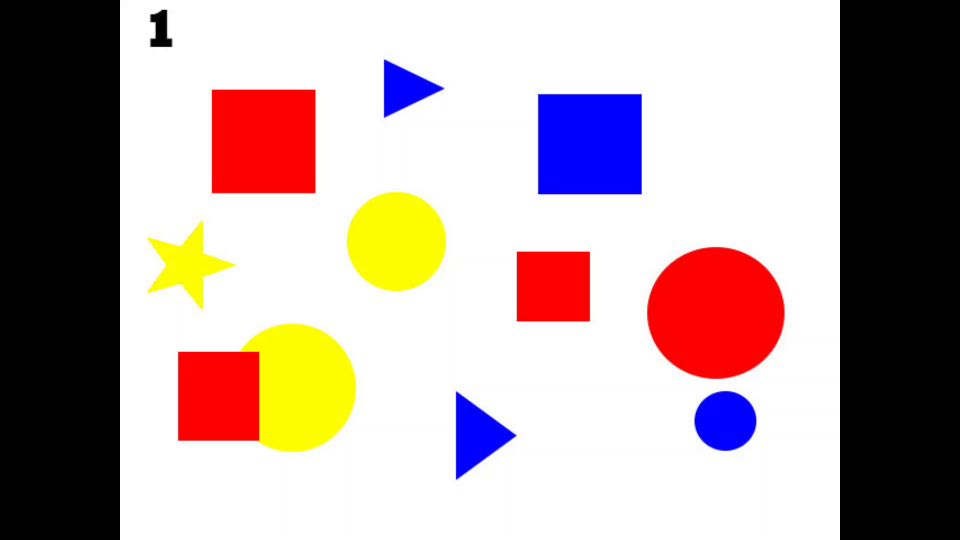
#> input picture frame 0 of test/video.mp4, 1920 x 1080 px (shown at 1/2 size)
$ python prueba2.py
#> lines starting #> are read from the running program, lines starting #| are printed output that depends on the picture
### test/CompareImage.py
import cv2

#class CompareImage():

'''
minimum_commutative_image_diff = 1
image_1_path = "img_video/image1.0.jpg"
image_2_path = "img_video/image15.0.jpg"

def init(self, image_1_path, image_2_path):
    self.minimum_commutative_image_diff = 1
    self.image_1_path = image_1_path
    self.image_2_path = image_2_path
'''
def compare_image(image_1_path, image_2_path):
    minimum_commutative_image_diff = 1
    image_1 = cv2.imread(image_1_path, 0)
    image_2 = cv2.imread(image_2_path, 0)
    commutative_image_diff = get_image_difference(image_1, image_2)

    if commutative_image_diff < minimum_commutative_image_diff:
        #print ("Matched")
        return commutative_image_diff
    return 10000 #//random failure value

def get_image_difference(image_1, image_2):
    first_image_hist = cv2.calcHist([image_1], [0], None, [256], [0, 256])
    second_image_hist = cv2.calcHist([image_2], [0], None, [256], [0, 256])

    img_hist_diff = cv2.compareHist(first_image_hist, second_image_hist, cv2.HISTCMP_BHATTACHARYYA)
    img_template_probability_match = cv2.matchTemplate(first_image_hist, second_image_hist, cv2.TM_CCOEFF_NORMED)[0][0]
    img_template_diff = 1 - img_template_probability_match

    # taking only 10% of histogram diff, since it's less accurate than template method
    commutative_image_diff = (img_hist_diff / 10) + img_template_diff
    return commutative_image_diff

'''
if __name__ == '__main__':
    compare_image = CompareImage("img_video/image15.0.jpg","img_video/image9.0.jpg")
    image_difference = compare_image.compare_image()
    print (image_difference)
'''

### test/prueba2.py
import cv2
import numpy as np
from PIL import ImageChops
import CompareImage

vidcap = cv2.VideoCapture('video.mp4')

def comparar(img1, img2):
    #diferencia = cv2.subtract(img1,img2)
    picture1_norm = img1/np.sqrt(np.sum(img1**2))
    picture2_norm = img2/np.sqrt(np.sum(img2**2))
    diferencia = np.sum(picture2_norm*picture1_norm)
    #if( not np.any(diferencia)):
    print(diferencia)
    if( diferencia == 1.0):
        print("Son iguales")
    else:
        print("Son distintas")
def comparar2(img1,img2,img22):
    image_difference = CompareImage.compare_image(img1,img2)
    #print (image_difference)
    if( image_difference > 0.006):
        image1 = cv2.imread(img2)
        cv2.imwrite("../img/image"+str(count)+".jpg", img22)
        print("Son distintas")
    #else:
    #    print("Son iguales")

def getFrame(sec):
    vidcap.set(cv2.CAP_PROP_POS_MSEC,sec*1000)
    hasFrames,image = vidcap.read()
    if(count == 1):
        cv2.imwrite("../img/image"+str(count)+".jpg", image)
    if hasFrames:
        cv2.imwrite("img_video/image"+str(count)+".jpg", image)     # save frame as JPG file
        imgae2 = image[0:127, 240:381]
        cv2.imwrite("img_video/image"+str(count)+".0.jpg", imgae2)
        if(count > 1):
            image1 = cv2.imread("img_video/image"+str(count-1)+".0.jpg")
            diff_total = cv2.absdiff(image1, imgae2)
            #if(np.sum())
            comparar2("img_video/image"+str(count-1)+".0.jpg","img_video/image"+str(count)+".0.jpg",image)
    return hasFrames
sec = 0
frameRate = 0.5 #//it will capture image in each 0.5 second
count=1
success = getFrame(sec)
#> in getFrame, image is the input picture: shape (1080, 1920, 3); mean B, G, R 162, 163.8, 181.9
#> in getFrame, `imgae2 = image[0:127, 240:381]`:
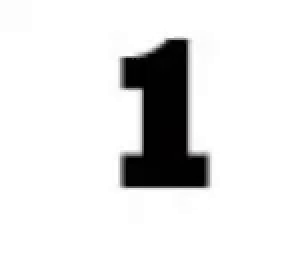
#> imgae2: shape (127, 141, 3) (shown 2 times larger); mean B, G, R 224.4, 224.4, 224.4
#> success = True
while success:
    count = count + 1
    sec = sec + frameRate
    sec = round(sec, 2)
    success = getFrame(sec)
#> in get_image_difference, `first_image_hist = cv2.calcHist([image_1], [0], None, [256], [0, 256])`: first_image_hist = 256 values, max 13777 at index 255, min 0 at index 21, mean 69.95
#> in get_image_difference, `second_image_hist = cv2.calcHist([image_2], [0], None, [256], [0, 256])`: second_image_hist = 256 values, max 13985 at index 255, min 0 at index 19, mean 69.95
#> in get_image_difference, `img_hist_diff = cv2.compareHist(first_image_hist, second_image_hist, c..`: img_hist_diff = 0.0504
#> in get_image_difference, `img_template_probability_match = cv2.matchTemplate(first_image_hist, s..`: img_template_probability_match = 1
#> in get_image_difference, `img_template_diff = 1 - img_template_probability_match`: img_template_diff = 0.000189
#> in get_image_difference, `commutative_image_diff = (img_hist_diff / 10) + img_template_diff`: commutative_image_diff = 0.00523
